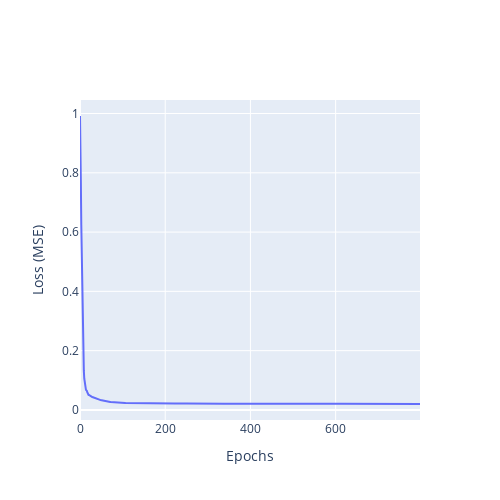

Here is the notebook cell this chart was saved with:
### Code cell
util.plot_loss(history)

### Figure 1 — Plotly figure (JSON) as saved in the notebook; plotly's stock layout.template omitted (floating-point values rounded to 4 significant figures; data arrays with more than 128 entries replaced by an {"elided": "..."} marker saying what was removed)
{"data": [{"type": "scatter", "y": {"elided": "799 float values"}}], "layout": {"height": 500, "width": 500, "xaxis": {"title": {"text": "Epochs"}}, "yaxis": {"title": {"text": "Loss (MSE)"}}}}
